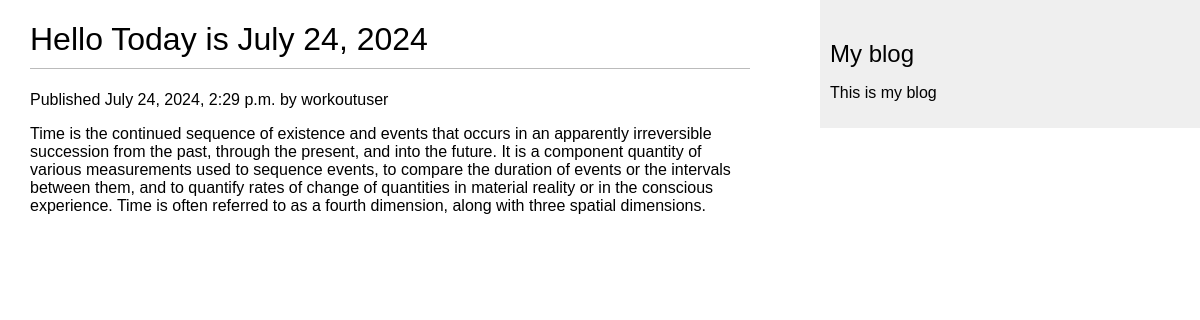
Page /blog/7/ on the committed database.
### myblog/models.py (models this page shows, shortened)
class Post(models.Model):
    class Status(models.TextChoices):
        DRAFT = 'DF', 'Draft',
        PUBLISHED = 'PB', 'Published'
    objects = models.Manager()
    published = PublishedManager()
    title = models.CharField(max_length=250)
    slug = models.SlugField(max_length=250)
    body = models.TextField()
    author = models.ForeignKey(User, on_delete=models.CASCADE,
                               related_name='blog_posts')
    publish = models.DateTimeField(default=timezone.now())
    created = models.DateTimeField(auto_now_add=True)
    updated = models.DateTimeField(auto_now=True)
    status = models.CharField(max_length=2,
                              choices=Status.choices,
                              default=Status.DRAFT)
    class Meta:
        ordering = ['-publish']
        indexes = [
            models.Index(fields=['-publish'])
        ]

### myblog/views.py (the view)
# urls.py: path('<int:id>/', views.post_detail, name = 'post_detail'),
def post_detail(request, id):
    post = get_object_or_404(Post, id=id, status = Post.Status.PUBLISHED)
    return render(request, 'myblog/post/detail.html', {'post':post})

### myblog/templates/myblog/post/detail.html (shortened to what this page needs)
{% extends "myblog/base.html" %}
{% block content %}
<h1> {{ post.title }} </h1>
<div class="date">
    Published {{ post.publish }} by {{ post.author }}
</div>
{{ post.body|linebreaks }}
{% endblock %}

### myblog/static/css/myblog.css (style rules this page uses)
body { margin:0; padding:0; font-family:helvetica, sans-serif; }
h1 { font-weight:normal; border-bottom:1px solid #bbb; padding:0 0 10px 0; }

### rows in the picture
Post: title "Hello Today is July 24, 2024", publish "July 24, 2024, 2:29 p.m.", author "workoutuser", body "Time is the continued sequence of existence and events that occurs in an apparently irreversible succession from the past, through the present, and into the future. It is a component quantity of various measurements used to sequence events, to compare the duration of events or the intervals between them, and to quantify rates of change of quantities in material reality or in the conscious experience. Time is often referred to as a fourth dimension, along with three spatial dimensions."
